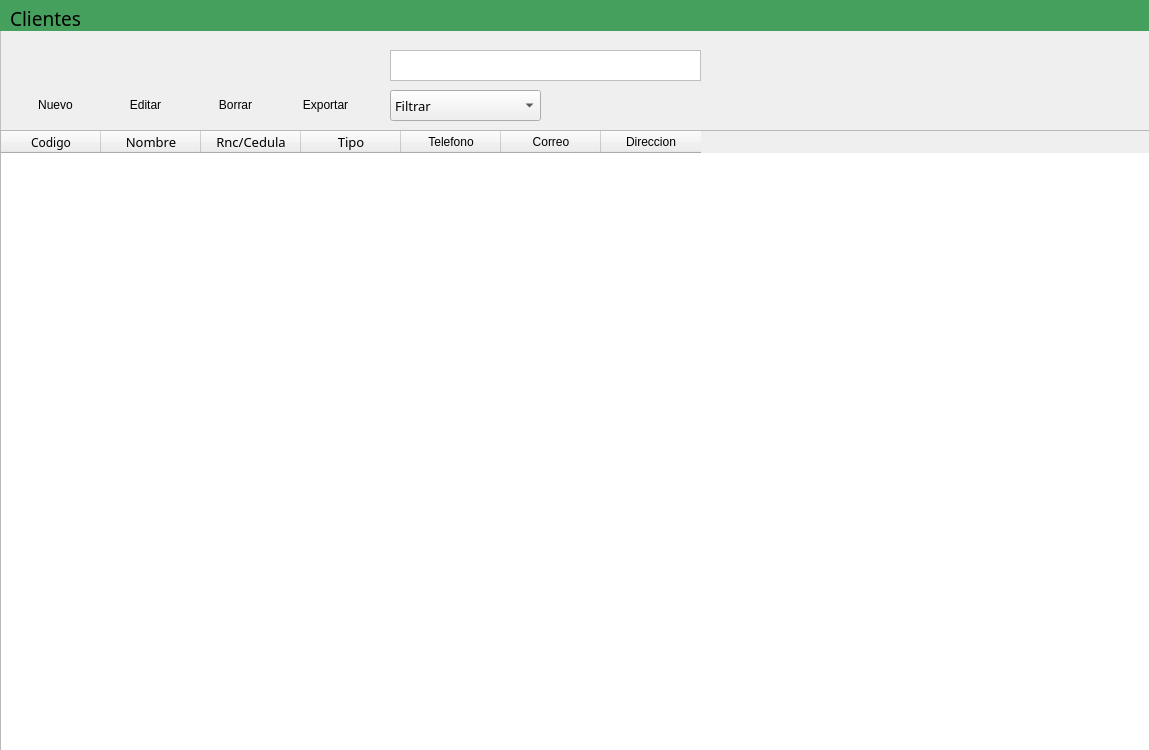
<?xml version="1.0" encoding="UTF-8"?>
<ui version="4.0">
 <class>MainWindow</class>
 <widget class="QMainWindow" name="MainWindow">
  <property name="geometry">
   <rect>
    <x>0</x>
    <y>0</y>
    <width>1149</width>
    <height>750</height>
   </rect>
  </property>
  <property name="windowTitle">
   <string>MainWindow</string>
  </property>
  <widget class="QWidget" name="centralwidget">
   <widget class="QWidget" name="widget" native="true">
    <property name="geometry">
     <rect>
      <x>0</x>
      <y>30</y>
      <width>1151</width>
      <height>101</height>
     </rect>
    </property>
    <property name="styleSheet">
     <string notr="true">#widget{
border:1px solid #C0C0C0 ;
background: qlineargradient(x1: 0, y1: 1, x2: 0, y2: 0,
stop: 0 rgb(190, 190, 190),
stop: 1 #DCDCDC);
}

QFrame::hover {
background: rgb(170, 170, 170);

}</string>
    </property>
    <widget class="QLineEdit" name="searchinput">
     <property name="geometry">
      <rect>
       <x>390</x>
       <y>20</y>
       <width>311</width>
       <height>31</height>
      </rect>
     </property>
     <property name="font">
      <font>
       <family>Bahnschrift Light</family>
       <pointsize>10</pointsize>
      </font>
     </property>
     <property name="layoutDirection">
      <enum>Qt::RightToLeft</enum>
     </property>
     <property name="styleSheet">
      <string notr="true">border:1px solid #C0C0C0 ;</string>
     </property>
     <property name="alignment">
      <set>Qt::AlignLeading|Qt::AlignLeft|Qt::AlignVCenter</set>
     </property>
    </widget>
    <widget class="QPushButton" name="searchbuttot">
     <property name="geometry">
      <rect>
       <x>700</x>
       <y>20</y>
       <width>41</width>
       <height>31</height>
      </rect>
     </property>
     <property name="styleSheet">
      <string notr="true">border: none;
background: transparent;</string>
     </property>
     <property name="text">
      <string/>
     </property>
     <property name="icon">
      <iconset>
       <normaloff>../../.designer/IMGS/13.png</normaloff>
       <normalon>../IMGS/13.png</normalon>../../.designer/IMGS/13.png</iconset>
     </property>
    </widget>
    <widget class="QFrame" name="New">
     <property name="geometry">
      <rect>
       <x>10</x>
       <y>10</y>
       <width>91</width>
       <height>81</height>
      </rect>
     </property>
     <property name="cursor">
      <cursorShape>PointingHandCursor</cursorShape>
     </property>
     <property name="styleSheet">
      <string notr="true">border-radius: 10px;
</string>
     </property>
     <property name="frameShape">
      <enum>QFrame::StyledPanel</enum>
     </property>
     <property name="frameShadow">
      <enum>QFrame::Raised</enum>
     </property>
     <widget class="QLabel" name="Nuevo">
      <property name="geometry">
       <rect>
        <x>0</x>
        <y>50</y>
        <width>91</width>
        <height>31</height>
       </rect>
      </property>
      <property name="styleSheet">
       <string notr="true"/>
      </property>
      <property name="text">
       <string>&lt;html&gt;&lt;head/&gt;&lt;body&gt;&lt;p align=&quot;center&quot;&gt;Nuevo&lt;/p&gt;&lt;/body&gt;&lt;/html&gt;</string>
      </property>
     </widget>
     <widget class="QLabel" name="newicon">
      <property name="geometry">
       <rect>
        <x>25</x>
        <y>12</y>
        <width>40</width>
        <height>40</height>
       </rect>
      </property>
      <property name="styleSheet">
       <string notr="true">background: None;</string>
      </property>
      <property name="text">
       <string/>
      </property>
      <property name="pixmap">
       <pixmap>../IMGS/add.png</pixmap>
      </property>
      <property name="scaledContents">
       <bool>true</bool>
      </property>
     </widget>
     <widget class="QPushButton" name="newbutton">
      <property name="geometry">
       <rect>
        <x>0</x>
        <y>0</y>
        <width>91</width>
        <height>81</height>
       </rect>
      </property>
      <property name="styleSheet">
       <string notr="true">
border: None;</string>
      </property>
      <property name="text">
       <string/>
      </property>
     </widget>
    </widget>
    <widget class="QFrame" name="delete_2">
     <property name="geometry">
      <rect>
       <x>190</x>
       <y>10</y>
       <width>91</width>
       <height>81</height>
      </rect>
     </property>
     <property name="cursor">
      <cursorShape>PointingHandCursor</cursorShape>
     </property>
     <property name="styleSheet">
      <string notr="true">border-radius: 10px;
</string>
     </property>
     <property name="frameShape">
      <enum>QFrame::StyledPanel</enum>
     </property>
     <property name="frameShadow">
      <enum>QFrame::Raised</enum>
     </property>
     <widget class="QLabel" name="Borrar">
      <property name="geometry">
       <rect>
        <x>0</x>
        <y>50</y>
        <width>91</width>
        <height>31</height>
       </rect>
      </property>
      <property name="styleSheet">
       <string notr="true"/>
      </property>
      <property name="text">
       <string>&lt;html&gt;&lt;head/&gt;&lt;body&gt;&lt;p align=&quot;center&quot;&gt;Borrar&lt;/p&gt;&lt;/body&gt;&lt;/html&gt;</string>
      </property>
     </widget>
     <widget class="QLabel" name="deleteicon">
      <property name="geometry">
       <rect>
        <x>25</x>
        <y>10</y>
        <width>40</width>
        <height>40</height>
       </rect>
      </property>
      <property name="styleSheet">
       <string notr="true">background: None;</string>
      </property>
      <property name="text">
       <string/>
      </property>
      <property name="pixmap">
       <pixmap>../IMGS/44.png</pixmap>
      </property>
      <property name="scaledContents">
       <bool>true</bool>
      </property>
     </widget>
     <widget class="QPushButton" name="deletebutton">
      <property name="geometry">
       <rect>
        <x>0</x>
        <y>0</y>
        <width>91</width>
        <height>81</height>
       </rect>
      </property>
      <property name="styleSheet">
       <string notr="true">
border: None;</string>
      </property>
      <property name="text">
       <string/>
      </property>
     </widget>
    </widget>
    <widget class="QFrame" name="edit">
     <property name="geometry">
      <rect>
       <x>100</x>
       <y>10</y>
       <width>91</width>
       <height>81</height>
      </rect>
     </property>
     <property name="cursor">
      <cursorShape>PointingHandCursor</cursorShape>
     </property>
     <property name="styleSheet">
      <string notr="true">border-radius: 10px;
</string>
     </property>
     <property name="frameShape">
      <enum>QFrame::StyledPanel</enum>
     </property>
     <property name="frameShadow">
      <enum>QFrame::Raised</enum>
     </property>
     <widget class="QLabel" name="Editar">
      <property name="geometry">
       <rect>
        <x>0</x>
        <y>50</y>
        <width>91</width>
        <height>31</height>
       </rect>
      </property>
      <property name="styleSheet">
       <string notr="true"/>
      </property>
      <property name="text">
       <string>&lt;html&gt;&lt;head/&gt;&lt;body&gt;&lt;p align=&quot;center&quot;&gt;Editar&lt;/p&gt;&lt;/body&gt;&lt;/html&gt;</string>
      </property>
     </widget>
     <widget class="QLabel" name="editicon">
      <property name="geometry">
       <rect>
        <x>27</x>
        <y>10</y>
        <width>40</width>
        <height>40</height>
       </rect>
      </property>
      <property name="styleSheet">
       <string notr="true">background: None;</string>
      </property>
      <property name="text">
       <string/>
      </property>
      <property name="pixmap">
       <pixmap>../IMGS/edit.png</pixmap>
      </property>
      <property name="scaledContents">
       <bool>true</bool>
      </property>
     </widget>
     <widget class="QPushButton" name="editbutton">
      <property name="geometry">
       <rect>
        <x>0</x>
        <y>0</y>
        <width>91</width>
        <height>81</height>
       </rect>
      </property>
      <property name="styleSheet">
       <string notr="true">
border: None;</string>
      </property>
      <property name="text">
       <string/>
      </property>
     </widget>
    </widget>
    <widget class="QComboBox" name="comboBox">
     <property name="geometry">
      <rect>
       <x>390</x>
       <y>60</y>
       <width>151</width>
       <height>31</height>
      </rect>
     </property>
     <property name="font">
      <font>
       <family>Bahnschrift Light</family>
       <pointsize>10</pointsize>
      </font>
     </property>
     <property name="styleSheet">
      <string notr="true"/>
     </property>
     <item>
      <property name="text">
       <string>Filtrar</string>
      </property>
      <property name="icon">
       <iconset>
        <normalon>../IMGS/41.png</normalon>
       </iconset>
      </property>
     </item>
    </widget>
    <widget class="QFrame" name="delete_3">
     <property name="geometry">
      <rect>
       <x>280</x>
       <y>10</y>
       <width>91</width>
       <height>81</height>
      </rect>
     </property>
     <property name="cursor">
      <cursorShape>PointingHandCursor</cursorShape>
     </property>
     <property name="styleSheet">
      <string notr="true">border-radius: 10px;
</string>
     </property>
     <property name="frameShape">
      <enum>QFrame::StyledPanel</enum>
     </property>
     <property name="frameShadow">
      <enum>QFrame::Raised</enum>
     </property>
     <widget class="QLabel" name="Borrar_2">
      <property name="geometry">
       <rect>
        <x>0</x>
        <y>50</y>
        <width>91</width>
        <height>31</height>
       </rect>
      </property>
      <property name="styleSheet">
       <string notr="true"/>
      </property>
      <property name="text">
       <string>&lt;html&gt;&lt;head/&gt;&lt;body&gt;&lt;p align=&quot;center&quot;&gt;Exportar&lt;/p&gt;&lt;/body&gt;&lt;/html&gt;</string>
      </property>
     </widget>
     <widget class="QLabel" name="deleteicon_2">
      <property name="geometry">
       <rect>
        <x>25</x>
        <y>10</y>
        <width>40</width>
        <height>40</height>
       </rect>
      </property>
      <property name="styleSheet">
       <string notr="true">background: None;</string>
      </property>
      <property name="text">
       <string/>
      </property>
      <property name="pixmap">
       <pixmap>../IMGS/40.png</pixmap>
      </property>
      <property name="scaledContents">
       <bool>true</bool>
      </property>
     </widget>
     <widget class="QPushButton" name="deletebutton_2">
      <property name="geometry">
       <rect>
        <x>0</x>
        <y>0</y>
        <width>91</width>
        <height>81</height>
       </rect>
      </property>
      <property name="styleSheet">
       <string notr="true">
border: None;</string>
      </property>
      <property name="text">
       <string/>
      </property>
     </widget>
    </widget>
   </widget>
   <widget class="QWidget" name="widget_2" native="true">
    <property name="geometry">
     <rect>
      <x>0</x>
      <y>0</y>
      <width>1151</width>
      <height>31</height>
     </rect>
    </property>
    <property name="styleSheet">
     <string notr="true">background: rgb(69, 159, 93);</string>
    </property>
    <widget class="QLabel" name="Clientes">
     <property name="geometry">
      <rect>
       <x>-10</x>
       <y>3</y>
       <width>111</width>
       <height>31</height>
      </rect>
     </property>
     <property name="font">
      <font>
       <family>Bahnschrift SemiBold</family>
       <pointsize>14</pointsize>
      </font>
     </property>
     <property name="styleSheet">
      <string notr="true">COLOR: black;</string>
     </property>
     <property name="text">
      <string>&lt;html&gt;&lt;head/&gt;&lt;body&gt;&lt;p align=&quot;center&quot;&gt;Clientes&lt;/p&gt;&lt;/body&gt;&lt;/html&gt;</string>
     </property>
    </widget>
   </widget>
   <widget class="QTableWidget" name="suppliers">
    <property name="geometry">
     <rect>
      <x>0</x>
      <y>130</y>
      <width>1151</width>
      <height>621</height>
     </rect>
    </property>
    <property name="layoutDirection">
     <enum>Qt::LeftToRight</enum>
    </property>
    <property name="styleSheet">
     <string notr="true">font: 25 10pt &quot;Bahnschrift Light&quot;;</string>
    </property>
    <column>
     <property name="text">
      <string>Codigo</string>
     </property>
     <property name="font">
      <font>
       <family>Bahnschrift Light</family>
      </font>
     </property>
    </column>
    <column>
     <property name="text">
      <string>Nombre</string>
     </property>
     <property name="font">
      <font>
       <family>Bahnschrift Light</family>
       <pointsize>10</pointsize>
      </font>
     </property>
    </column>
    <column>
     <property name="text">
      <string>Rnc/Cedula</string>
     </property>
     <property name="font">
      <font>
       <family>Bahnschrift Light</family>
       <pointsize>10</pointsize>
      </font>
     </property>
    </column>
    <column>
     <property name="text">
      <string>Tipo</string>
     </property>
     <property name="font">
      <font>
       <family>Bahnschrift Light</family>
       <pointsize>10</pointsize>
      </font>
     </property>
    </column>
    <column>
     <property name="text">
      <string>Telefono</string>
     </property>
    </column>
    <column>
     <property name="text">
      <string>Correo</string>
     </property>
    </column>
    <column>
     <property name="text">
      <string>Direccion</string>
     </property>
    </column>
   </widget>
  </widget>
 </widget>
 <resources/>
 <connections/>
</ui>
